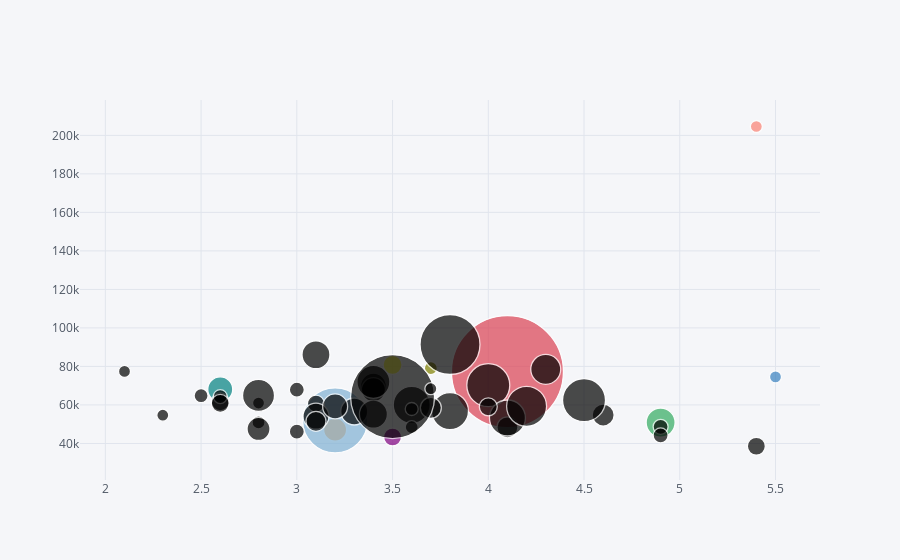

The code cell stored with this chart in its notebook:
### Markdown cell above
#### Other than a single outlier point, the rest of the data point clearly shows that there is little correlation between the unemployment rate and gdp per capita. Size of the state population also does not correlate with the unemployment rate or GDP per capita, as can be seen below.

### Code cell
state_cleaned.iplot(kind='bubble',x='unemployrate',y='gdppercap',size='pop19')

### Figure 1 — Plotly figure (JSON) as saved in the notebook; plotly's stock layout.template omitted (floating-point values rounded to 4 significant figures)
{"data": [{"marker": {"color": ["rgb(255, 153, 51)", "rgb(55, 128, 191)", "rgb(50, 171, 96)", "rgb(128, 0, 128)", "rgb(219, 64, 82)", "rgb(0, 128, 128)", "rgb(255, 255, 51)", "rgb(128, 128, 0)", "rgb(251, 128, 114)", "rgb(128, 177, 211)"], "line": {"width": 1.3}, "size": [23, 12, 29, 18, 112, 25, 19, 13, 12, 65, 37, 14, 15, 43, 27, 18, 17, 21, 22, 13, 26, 28, 36, 24, 18, 26, 13, 15, 18, 14, 33, 15, 60, 37, 12, 40, 20, 21, 43, 13, 23, 12, 28, 84, 18, 12, 32, 30, 15, 25, 12], "symbol": "circle"}, "mode": "markers", "text": "", "type": "scatter", "x": [3.2, 5.5, 4.9, 3.5, 4.1, 2.6, 3.5, 3.7, 5.4, 3.2, 3.6, 2.5, 3, 4, 3.3, 2.6, 3.1, 4.1, 4.6, 2.8, 3.4, 3.1, 4.1, 3.4, 5.4, 3.1, 3.6, 3, 4, 2.6, 3.4, 4.9, 3.8, 3.8, 2.1, 4.2, 3.1, 3.7, 4.5, 3.6, 2.8, 2.8, 3.4, 3.5, 2.6, 2.3, 2.8, 4.3, 4.9, 3.2, 3.7], "y": [47147, 74564, 50832, 43356, 77258, 68108, 80810, 79118, 204613, 51981, 60071, 64823, 46120, 70273, 56597, 61591, 60666, 48370, 54759, 50924, 69737, 86073, 53213, 67919, 38551, 54139, 48457, 67903, 59005, 64357, 71991, 48631, 91384, 56794, 77427, 59303, 51479, 58479, 62466, 57883, 47519, 60973, 55192, 64283, 60852, 54692, 64941, 78514, 44159, 59206, 68424]}], "layout": {"legend": {"bgcolor": "#F5F6F9", "font": {"color": "#4D5663"}}, "paper_bgcolor": "#F5F6F9", "plot_bgcolor": "#F5F6F9", "title": {"font": {"color": "#4D5663"}}, "xaxis": {"gridcolor": "#E1E5ED", "showgrid": true, "tickfont": {"color": "#4D5663"}, "title": {"font": {"color": "#4D5663"}, "text": ""}, "zerolinecolor": "#E1E5ED"}, "yaxis": {"gridcolor": "#E1E5ED", "showgrid": true, "tickfont": {"color": "#4D5663"}, "title": {"font": {"color": "#4D5663"}, "text": ""}, "zerolinecolor": "#E1E5ED"}}}
